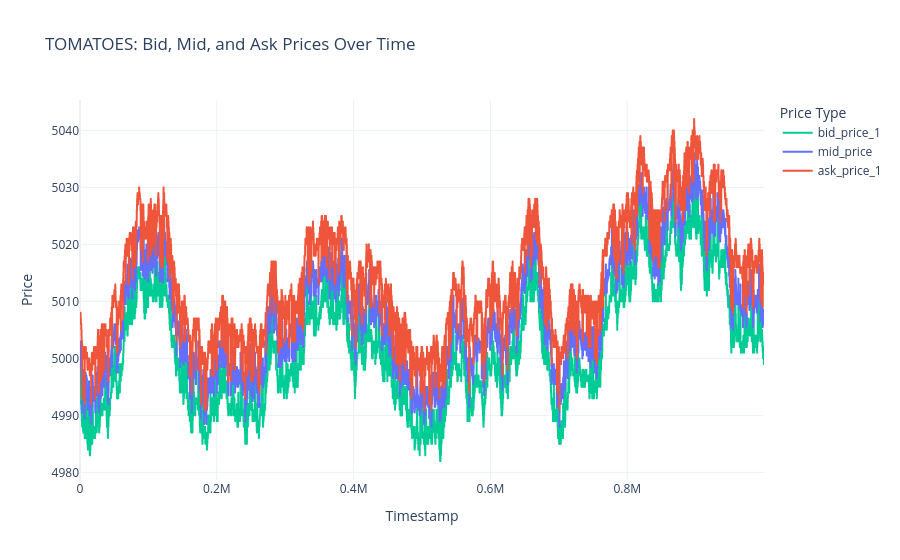

The cell this chart's notebook holds for it:
### Code cell
import pandas as pd
import plotly.express as px

# 1. Load the dataset (remembering to use the semicolon separator!)
df = pd.read_csv(r'C:\Users\fogat\Desktop\imc_trading\imc_trading\TUTORIAL_ROUND_1\prices_round_0_day_-2.csv', sep=';')

# 2. Filter the data specifically for TOMATOES and sort it chronologically
df_tomatoes = df[df['product'] == 'TOMATOES'].copy()
df_tomatoes = df_tomatoes.sort_values(by=['day', 'timestamp'])

# 3. Create the interactive line chart
# By passing a list to 'y', Plotly automatically plots all three lines on the same axis
fig = px.line(
    df_tomatoes, 
    x='timestamp', 
    y=['bid_price_1', 'mid_price', 'ask_price_1'],
    title='TOMATOES: Bid, Mid, and Ask Prices Over Time',
    labels={
        'timestamp': 'Timestamp',
        'value': 'Price',        # Plotly renames the Y-axis to 'value' when plotting multiple columns
        'variable': 'Price Type' # Plotly renames the legend header to 'variable'
    },
    color_discrete_map={
        'bid_price_1': '#00CC96',  # Green for Bid
        'mid_price': '#636EFA',    # Blue for Mid
        'ask_price_1': '#EF553B'   # Red for Ask
    }
)

# 4. Enhance the layout for a better user experience
fig.update_layout(
    hovermode='x unified',  # Shows a clean tooltip with all three prices when you hover over the chart
    template='plotly_white' # Gives the chart a clean, modern background
)

# 5. Display the graph
fig.show()

### Figure 1 — Plotly figure (JSON) as saved in the notebook; plotly's stock layout.template omitted (floating-point values rounded to 4 significant figures; data arrays with more than 128 entries replaced by an {"elided": "..."} marker saying what was removed)
{"data": [{"hovertemplate": "Price Type=bid_price_1<br>Timestamp=%{x}<br>Price=%{y}<extra></extra>", "legendgroup": "bid_price_1", "line": {"color": "#00CC96", "dash": "solid"}, "marker": {"symbol": "circle"}, "mode": "lines", "name": "bid_price_1", "showlegend": true, "type": "scattergl", "x": {"elided": "10000 int values"}, "xaxis": "x", "y": {"elided": "10000 float values"}, "yaxis": "y"}, {"hovertemplate": "Price Type=mid_price<br>Timestamp=%{x}<br>Price=%{y}<extra></extra>", "legendgroup": "mid_price", "line": {"color": "#636EFA", "dash": "solid"}, "marker": {"symbol": "circle"}, "mode": "lines", "name": "mid_price", "showlegend": true, "type": "scattergl", "x": {"elided": "10000 int values"}, "xaxis": "x", "y": {"elided": "10000 float values"}, "yaxis": "y"}, {"hovertemplate": "Price Type=ask_price_1<br>Timestamp=%{x}<br>Price=%{y}<extra></extra>", "legendgroup": "ask_price_1", "line": {"color": "#EF553B", "dash": "solid"}, "marker": {"symbol": "circle"}, "mode": "lines", "name": "ask_price_1", "showlegend": true, "type": "scattergl", "x": {"elided": "10000 int values"}, "xaxis": "x", "y": {"elided": "10000 float values"}, "yaxis": "y"}], "layout": {"hovermode": "x unified", "legend": {"title": {"text": "Price Type"}, "tracegroupgap": 0}, "title": {"text": "TOMATOES: Bid, Mid, and Ask Prices Over Time"}, "xaxis": {"anchor": "y", "domain": [0, 1], "title": {"text": "Timestamp"}}, "yaxis": {"anchor": "x", "domain": [0, 1], "title": {"text": "Price"}}}}
